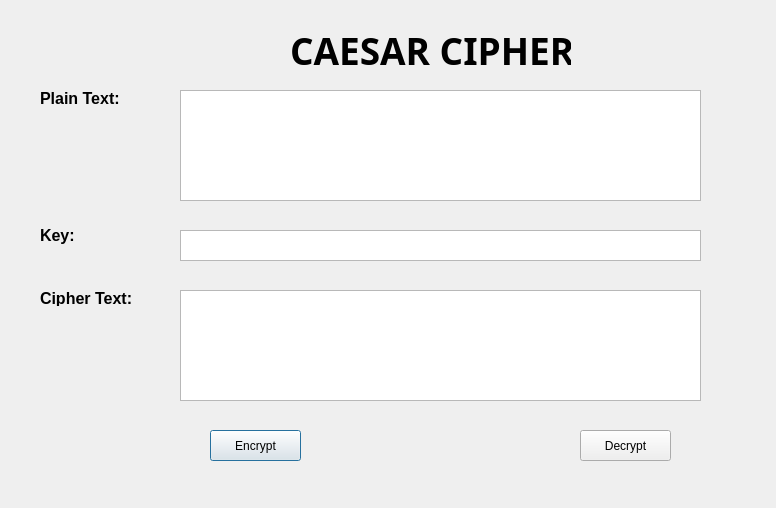
<?xml version="1.0" encoding="UTF-8"?>
<ui version="4.0">
 <class>Dialog</class>
 <widget class="QDialog" name="Dialog">
  <property name="geometry">
   <rect>
    <x>0</x>
    <y>0</y>
    <width>776</width>
    <height>508</height>
   </rect>
  </property>
  <property name="windowTitle">
   <string>Dialog</string>
  </property>
  <widget class="QTextEdit" name="textEdit">
   <property name="geometry">
    <rect>
     <x>180</x>
     <y>90</y>
     <width>521</width>
     <height>111</height>
    </rect>
   </property>
  </widget>
  <widget class="QTextEdit" name="textEdit_2">
   <property name="geometry">
    <rect>
     <x>180</x>
     <y>230</y>
     <width>521</width>
     <height>31</height>
    </rect>
   </property>
  </widget>
  <widget class="QTextEdit" name="textEdit_3">
   <property name="geometry">
    <rect>
     <x>180</x>
     <y>290</y>
     <width>521</width>
     <height>111</height>
    </rect>
   </property>
  </widget>
  <widget class="QPushButton" name="pushButton">
   <property name="geometry">
    <rect>
     <x>210</x>
     <y>430</y>
     <width>91</width>
     <height>31</height>
    </rect>
   </property>
   <property name="text">
    <string>Encrypt</string>
   </property>
  </widget>
  <widget class="QPushButton" name="pushButton_2">
   <property name="geometry">
    <rect>
     <x>580</x>
     <y>430</y>
     <width>91</width>
     <height>31</height>
    </rect>
   </property>
   <property name="text">
    <string>Decrypt</string>
   </property>
  </widget>
  <widget class="QLabel" name="label">
   <property name="geometry">
    <rect>
     <x>290</x>
     <y>20</y>
     <width>281</width>
     <height>61</height>
    </rect>
   </property>
   <property name="font">
    <font>
     <family>Myanmar Text</family>
     <pointsize>28</pointsize>
     <weight>75</weight>
     <bold>true</bold>
    </font>
   </property>
   <property name="text">
    <string>CAESAR CIPHER</string>
   </property>
  </widget>
  <widget class="QLabel" name="label_2">
   <property name="geometry">
    <rect>
     <x>40</x>
     <y>90</y>
     <width>181</width>
     <height>16</height>
    </rect>
   </property>
   <property name="font">
    <font>
     <pointsize>12</pointsize>
     <weight>75</weight>
     <bold>true</bold>
    </font>
   </property>
   <property name="text">
    <string>Plain Text:</string>
   </property>
  </widget>
  <widget class="QLabel" name="label_3">
   <property name="geometry">
    <rect>
     <x>40</x>
     <y>220</y>
     <width>47</width>
     <height>31</height>
    </rect>
   </property>
   <property name="font">
    <font>
     <pointsize>12</pointsize>
     <weight>75</weight>
     <bold>true</bold>
    </font>
   </property>
   <property name="text">
    <string>Key:</string>
   </property>
  </widget>
  <widget class="QLabel" name="label_4">
   <property name="geometry">
    <rect>
     <x>40</x>
     <y>290</y>
     <width>121</width>
     <height>16</height>
    </rect>
   </property>
   <property name="font">
    <font>
     <pointsize>12</pointsize>
     <weight>75</weight>
     <bold>true</bold>
    </font>
   </property>
   <property name="text">
    <string>Cipher Text:</string>
   </property>
  </widget>
 </widget>
 <resources/>
 <connections/>
</ui>
